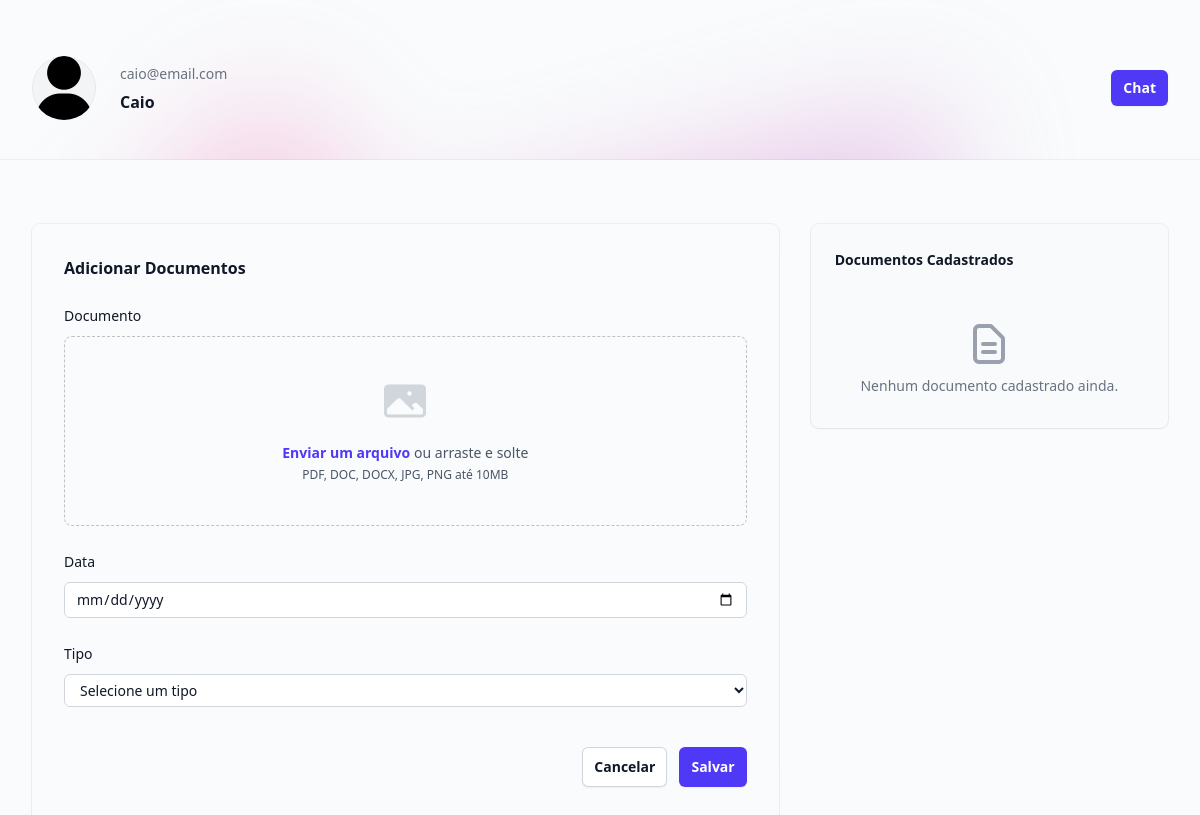
Page /usuarios/cliente/1 on the earlier database version.
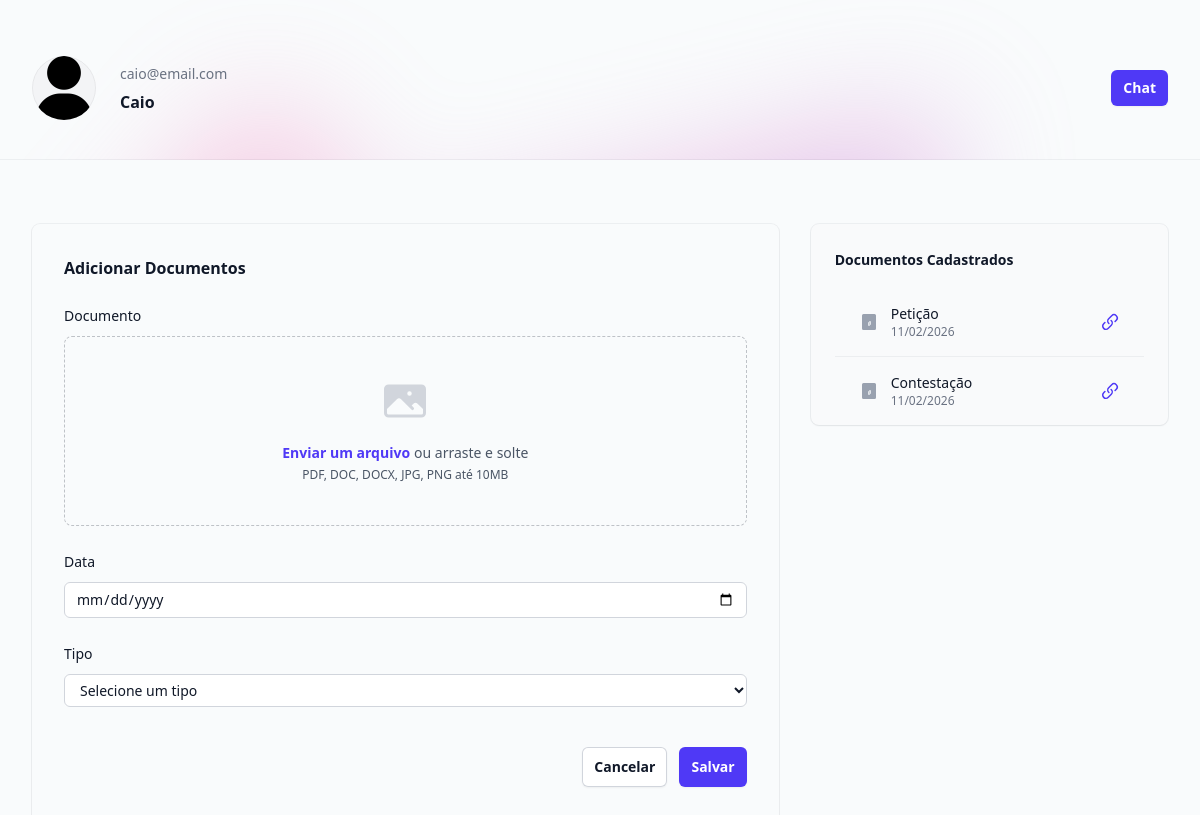
Same page on the later database version.
### usuarios/models.py (models this page shows, shortened)
class Cliente(models.Model):
    TIPO_CHOICES = [
        ('PF', 'Pessoa Física'),
        ('PJ', 'Pessoa Jurídica'),
    ]
    nome = models.CharField(max_length=255)
    email = models.EmailField(max_length=255)
    tipo = models.CharField(max_length=2, choices=TIPO_CHOICES, default='PF')
    status = models.BooleanField(default=False)
    user = models.ForeignKey(User, on_delete=models.CASCADE)

class Documentos(models.Model):
    TIPO_CHOICES = [
        ('C', 'Contrato'),
        ('P', 'Petição'),
        ('CONT', 'Contestação'),
        ('R', 'Recursos'),
        ('O', 'Outro'),
    ]
    cliente = models.ForeignKey(Cliente, on_delete=models.CASCADE)
    tipo = models.CharField(max_length=255, choices=TIPO_CHOICES, default='O')
    arquivo = models.FileField(upload_to='documentos/')
    data_upload = models.DateTimeField()
    content = MartorField()

### usuarios/views.py (the view, shortened to what this page needs)
# urls.py: path('cliente/<int:id>', views.cliente, name='cliente'),
def cliente(request, id):
    cliente = Cliente.objects.get(id=id)
    if request.method == 'GET':
        documentos = Documentos.objects.filter(cliente=cliente)
        return render(request, 'cliente.html', {'cliente': cliente, 'documentos': documentos})

### usuarios/templates/cliente.html (shortened to what this page needs)
{% extends 'base.html' %}
{% load static %}
{% block 'body' %}
    <main>
        <header class="relative isolate pt-4">
            <div aria-hidden="true" class="absolute inset-0 -z-10 overflow-hidden">
                <div class="absolute top-full left-16 -mt-16 transform-gpu opacity-50 blur-3xl xl:left-1/2 xl:-ml-80">
                    <div style="clip-path: polygon(100% 38.5%, 82.6% 100%, 60.2% 37.7%, 52.4% 32.1%, 47.5% 41.8%, 45.2% 65.6%, 27.5% 23.4%, 0.1% 35.3%, 17.9% 0%, 27.7% 23.4%, 76.2% 2.5%, 74.2% 56%, 100% 38.5%)" class="aspect-1154/678 w-288.5 bg-linear-to-br from-[#FF80B5] to-[#9089FC]"></div>
                </div>
                <div class="absolute inset-x-0 bottom-0 h-px bg-gray-900/5"></div>
            </div>
            <div class="mx-auto max-w-7xl px-4 py-10 sm:px-6 lg:px-8">
                <div class="mx-auto flex max-w-2xl items-center justify-between gap-x-8 lg:mx-0 lg:max-w-none">
                    <div class="flex items-center gap-x-6">
                        <img src="{% static 'user.png' %}" alt="" class="size-16 flex-none rounded-full bg-gray-100 outline -outline-offset-1 outline-black/5" />
                        <h1>
                            <div class="text-sm/6 text-gray-500">{{ cliente.email }}</div>
                            <div class="mt-1 text-base font-semibold text-gray-900">{{ cliente.nome }}</div>
                        </h1>
                    </div>
                    <div class="flex items-center gap-x-4 sm:gap-x-6">
                        <a href="{% url 'chat' cliente.id %}" class="rounded-md bg-indigo-600 px-3 py-2 text-sm font-semibold text-white shadow-xs hover:bg-indigo-500 focus-visible:outline-2 focus-visible:outline-offset-2 focus-visible:outline-indigo-600">Chat</a>
                    </div>
                </div>
            </div>
        </header>
        <div class="mx-auto max-w-7xl px-4 py-16 sm:px-6 lg:px-8">
            <div class="mx-auto grid max-w-2xl grid-cols-1 grid-rows-1 items-start gap-x-8 gap-y-8 lg:mx-0 lg:max-w-none lg:grid-cols-3">
                <div class="lg:col-start-3 lg:row-end-1">
                    <div class="rounded-lg bg-gray-50 shadow-xs outline-1 outline-gray-900/5">
                        <div class="px-6 pt-6">
                            <h3 class="text-sm/6 font-semibold text-gray-900 mb-4">Documentos Cadastrados</h3>
                            {% if documentos %}
                                <ul class="divide-y divide-gray-900/5">
                                    {% for documento in documentos %}
                                        <li class="px-6 py-4">
                                            <div class="flex items-center justify-between">
                                                <div class="flex items-center gap-3">
                                                    <div>
                                                        <p class="text-sm font-medium text-gray-900">{{ documento.get_tipo_display }}</p>
                                                        <p class="text-xs text-gray-500">{{ documento.data_upload|date:"d/m/Y" }}</p>
                                                    </div>
                                                </div>
                                                <a href="#" target="_blank" class="text-indigo-600 hover:text-indigo-500">
                                                </a>
                                            </div>
                                        </li>
                                    {% endfor %}
                                </ul>
                            {% else %}
                                <div class="px-6 py-8 text-center">
                                    <svg class="mx-auto h-12 w-12 text-gray-400" fill="none" viewBox="0 0 24 24" stroke="currentColor">
                                        <path stroke-linecap="round" stroke-linejoin="round" stroke-width="2" d="M9 12h6m-6 4h6m2 5H7a2 2 0 01-2-2V5a2 2 0 012-2h5.586a1 1 0 01.707.293l5.414 5.414a1 1 0 01.293.707V19a2 2 0 01-2 2z" />
                                    </svg>
                                    <p class="mt-2 text-sm text-gray-500">Nenhum documento cadastrado ainda.</p>
                                </div>
                            {% endif %}
                        </div>
                    </div>
                </div>
                <div class="-mx-4 px-4 py-8 shadow-xs ring-1 ring-gray-900/5 sm:mx-0 sm:rounded-lg sm:px-8 sm:pb-14 lg:col-span-2 lg:row-span-2 lg:row-end-2 xl:px-16 xl:pt-16 xl:pb-20">
                    <h2 class="text-base font-semibold text-gray-900 mb-6">Adicionar Documentos</h2>
                    <form class="space-y-6" action="{% url 'cliente' cliente.id %}" method="post" enctype="multipart/form-data">{% csrf_token %}
                        <div>
                            <label for="documento" class="block text-sm/6 font-medium text-gray-900 mb-2">Documento</label>
                            <div class="mt-2 flex justify-center rounded-lg border border-dashed border-gray-900/25 px-6 py-10">
                                <div class="text-center">
                                    <div class="mt-4 flex text-sm/6 leading-6 text-gray-600">
                                        <label for="documento" class="relative cursor-pointer rounded-md font-semibold text-indigo-600 focus-within:outline-2 focus-within:outline-offset-2 focus-within:outline-indigo-600">
                                            <span>Enviar um arquivo</span>
                                        </label>
                                        <p class="pl-1">ou arraste e solte</p>
                                    </div>
                                    <p class="text-xs leading-5 text-gray-600">PDF, DOC, DOCX, JPG, PNG até 10MB</p>
                                </div>
                            </div>
                        </div>
                        <div>
                            <label for="data" class="block text-sm/6 font-medium text-gray-900 mb-2">Data</label>
                            <input type="date" id="data" name="data" required class="block w-full rounded-md bg-white px-3 py-1.5 text-base text-gray-900 outline-1 -outline-offset-1 outline-gray-300 placeholder:text-gray-400 focus:outline-2 focus:-outline-offset-2 focus:outline-indigo-600 sm:text-sm/6" />
                        </div>
                        <div>
                            <label for="tipo" class="block text-sm/6 font-medium text-gray-900 mb-2">Tipo</label>
                            <select name="tipo" id="tipo" required class="block w-full rounded-md bg-white px-3 py-1.5 text-base text-gray-900 outline-1 -outline-offset-1 outline-gray-300 focus:outline-2 focus:-outline-offset-2 focus:outline-indigo-600 sm:text-sm/6">
                                <option value="">Selecione um tipo</option>
                            </select>
                        </div>
                        <div class="flex justify-end gap-3 pt-4">
                            <button type="button" class="rounded-md bg-white px-3 py-2 text-sm/6 font-semibold text-gray-900 shadow-xs inset-ring-1 inset-ring-gray-300 hover:bg-gray-50">
                                Cancelar
                            </button>
                            <button type="submit" class="rounded-md bg-indigo-600 px-3 py-2 text-sm/6 font-semibold text-white shadow-xs hover:bg-indigo-500 focus-visible:outline-2 focus-visible:outline-offset-2 focus-visible:outline-indigo-600">
                                Salvar
                            </button>
                        </div>
                    </form>
                </div>
            </div>
        </div>
    </main>
{% endblock 'body' %}

### templates/base.html (shortened to what this page needs)
<!DOCTYPE html>
<html lang="pt-BR">
    <head>
        <script src="https://cdn.jsdelivr.net/npm/@tailwindcss/browser@4"></script>
    </head>
    <body class="bg-slate-100/40">
        {% block 'body' %}
        {% endblock 'body' %}
    </body>
</html>

Differences in the rows shown:
added Documentos: tipo "Petição", data_upload "11/02/2026"
added Documentos: tipo "Contestação", data_upload "11/02/2026"
Other differences:
text no longer shown: "Nenhum documento cadastrado ainda."
